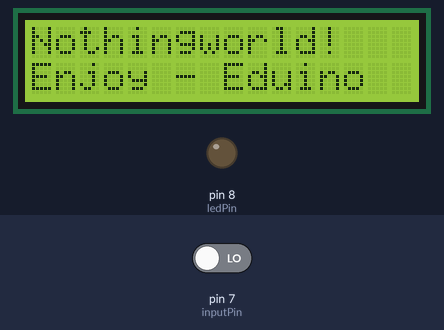
The sketch below on a simulated Arduino Uno, built with avr-gcc and run on an emulated ATmega328P. On the bench: 16×2 character LCD, output pins drawn as LEDs (lit = HIGH). The test bench sets the inputs (shaded band); at power-on: pin 7 (inputPin) LOW. What the sketch prints to the serial monitor is not drawn.

Above: at 1.2 s.
1.3 s: pin 7 (inputPin) driven HIGH
At 2.7 s:
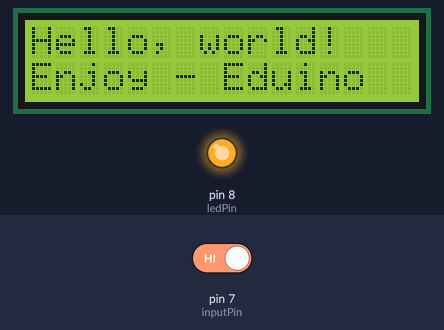
3.6 s: pin 7 (inputPin) driven LOW
At 4.9 s:
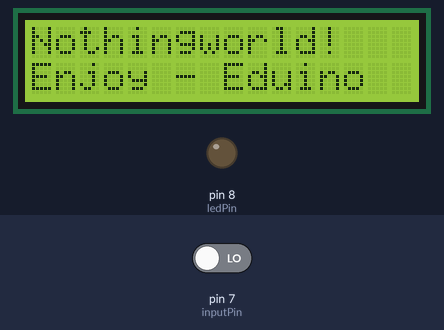
Timing chart, 0 to 6.6 s (numbered marks = the images above; inputs shaded):
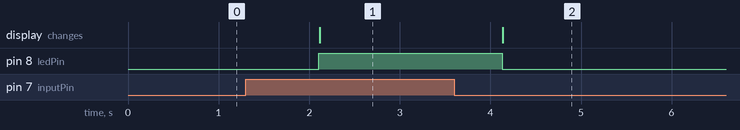

The sketch:

9_Motion_LCD.ino
```cpp
#include <Wire.h>
#include <LiquidCrystal_I2C.h>
LiquidCrystal_I2C lcd(0x27,16,2);
int ledPin = 8;
int inputPin = 7;
int val = 0;

void setup() {
  pinMode(ledPin, OUTPUT);
  pinMode(inputPin, INPUT);
    lcd.init();
  lcd.backlight();
  lcd.setCursor(0,0);
  lcd.print("Hello, world!");
  lcd.setCursor(0,1);
  lcd.print("Enjoy - Eduino");
  Serial.begin(9600);
}

void loop() {
  val = digitalRead(inputPin);

  if (val == HIGH) {
    digitalWrite(ledPin, HIGH);
    Serial.println("Welcome!");
    lcd.setCursor(0,0);
    lcd.print("Hello, world!");
  }
  else {
    digitalWrite(ledPin, LOW);
    Serial.println("Nothing");
      lcd.setCursor(0,0);
  lcd.print("Nothing");
  }

  delay(1000);
}
```

Measured:
- after the input at 1.3 s, pin 8 (ledPin): LOW → HIGH after 0.81 s; the display: changes after 0.82 s (image 1)
- after the input at 3.6 s, pin 8 (ledPin): HIGH → LOW after 0.53 s; the display: changes after 0.54 s (image 2)
